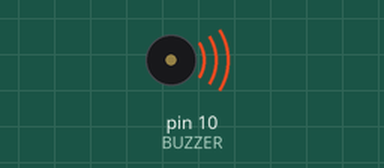
Simulated run of this sketch. Board: Arduino Uno, built with avr-gcc and run on an emulated ATmega328P. On the bench: buzzer (waves = sounding).

Above: at 0.1 s.
At 3.1 s:
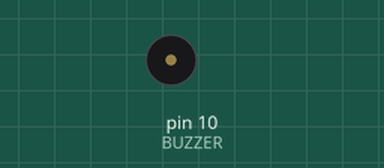
Timing chart, 0 to 4.6 s (numbered marks = the images above):
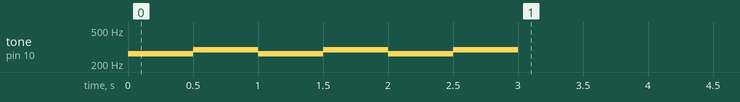

The sketch:

344_2.ino
```cpp
const int BUZZER = 10;

void setup() {
  for(int cnt=0;cnt<=2;cnt++) {
    tone(BUZZER, 262);
    delay(500);
    tone(BUZZER,294);
    delay(500);
  }

  noTone(BUZZER);
}

void loop() {

}
```
